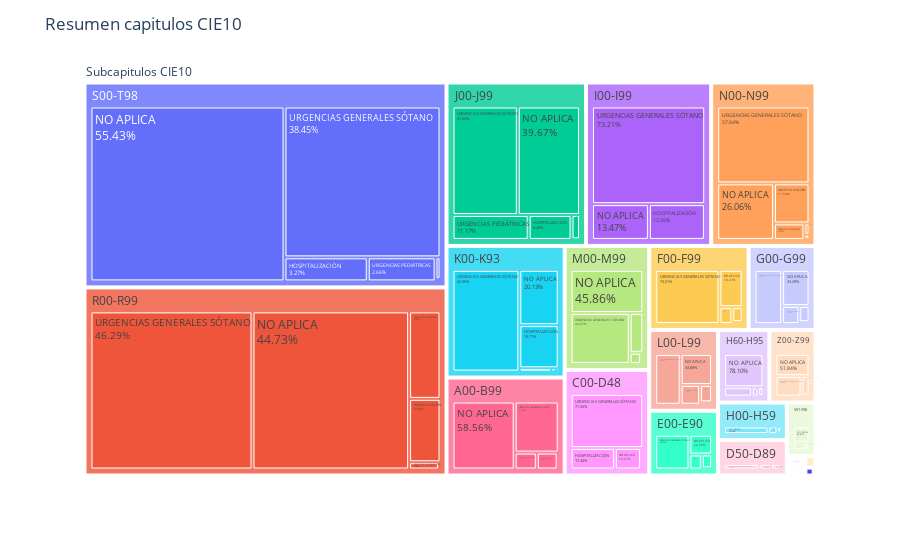

This figure's notebook cell:
### Markdown cell above
Relación diagnóstico principal con servicio que admite

### Code cell
result_df = data.groupby(['Dx Principal Cod.1', 'Servicio Admite']).size().reset_index(name='Cantidad')
diagnostico_total = result_df.groupby('Dx Principal Cod.1')['Cantidad'].transform('sum')
servicio_total = result_df.groupby('Servicio Admite')['Cantidad'].transform('sum')
result_df['Porcentaje'] = round((result_df['Cantidad'] / diagnostico_total) * 100, 2)
result_df['Porcentaje Servicio'] = round((result_df['Cantidad'] / servicio_total) * 100, 2)


fig = px.treemap(result_df, path=[px.Constant('Subcapitulos CIE10'),'Dx Principal Cod.1','Servicio Admite'],
                values='Cantidad', 
                custom_data=['Porcentaje', 'Porcentaje Servicio'],
                #labels={'Percentage': 'Percentage (%)'})
)
fig.update_traces(texttemplate='%{label}<br>%{customdata[0]:.2f}%')
fig.update_layout(title='Resumen capitulos CIE10',hovermode=False)
#fig.update_traces(hovertemplate='<b># de pacientes</b>: %{customdata[1]}<br>',
#                  texttemplate='%{label}<br>%{customdata[2]}%')
#fig.update_layout(title='Resumen de diagnosticos')
fig.show()

### Figure 1 — Plotly figure (JSON) as saved in the notebook; plotly's stock layout.template omitted (floating-point values rounded to 4 significant figures; data arrays with more than 128 entries replaced by an {"elided": "..."} marker saying what was removed)
{"data": [{"branchvalues": "total", "customdata": {"elided": "134x2 mixed values"}, "domain": {"x": [0, 1], "y": [0, 1]}, "hovertemplate": "labels=%{label}<br>Cantidad=%{value}<br>parent=%{parent}<br>id=%{id}<extra></extra>", "ids": {"elided": "134 str values"}, "labels": {"elided": "134 str values"}, "name": "", "parents": {"elided": "134 str values"}, "texttemplate": "%{label}<br>%{customdata[0]:.2f}%", "type": "treemap", "values": {"elided": "134 int values"}}], "layout": {"hovermode": false, "legend": {"tracegroupgap": 0}, "margin": {"t": 60}, "title": {"text": "Resumen capitulos CIE10"}}}
